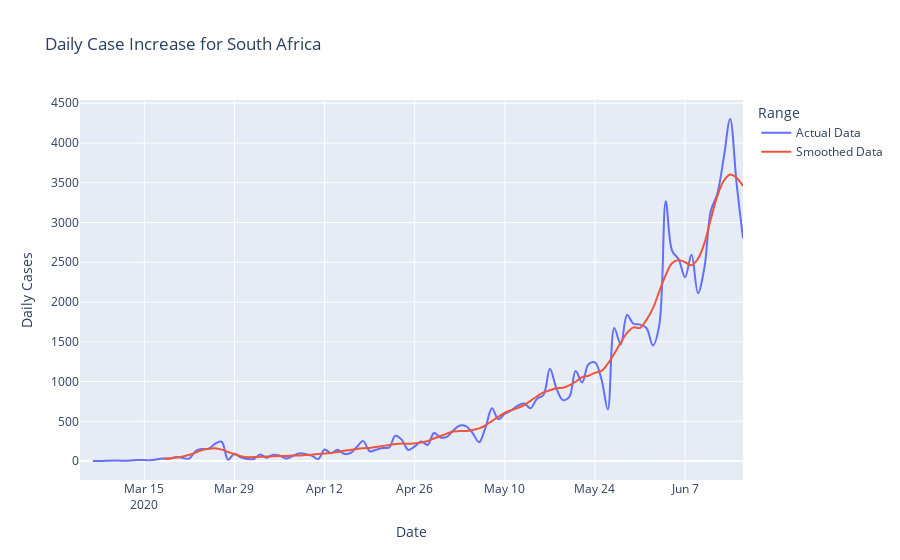

The notebook cell this image was saved under:
### Code cell
fig1 = px.line(daily_plotly, title='Daily Case Increase for South Africa',
        x='Date', y='Daily Cases', color='Range', line_shape='spline')
fig1.update_traces(hovertemplate=None)
fig1.update_layout(hovermode="x")
fig1.show()
